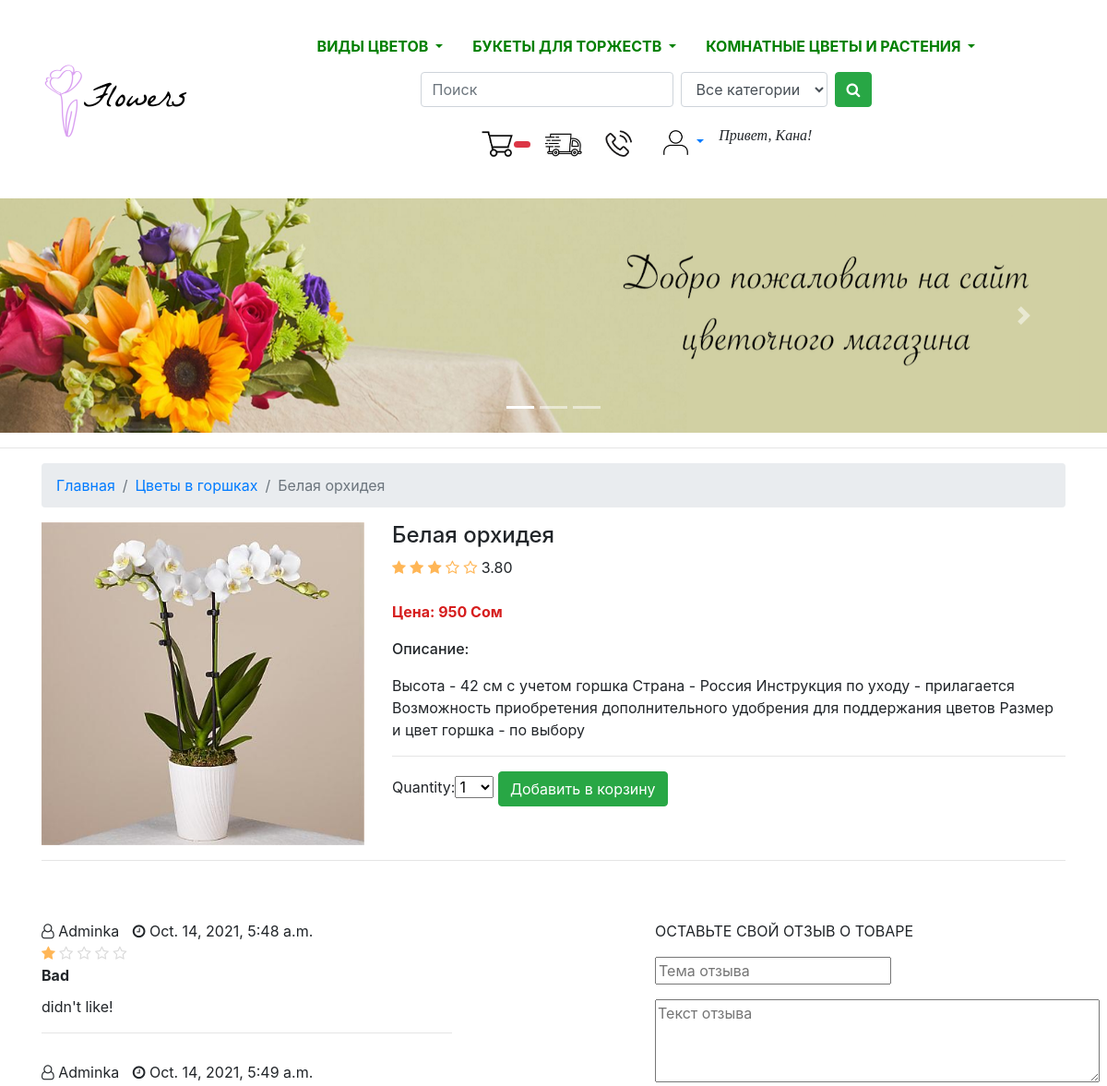
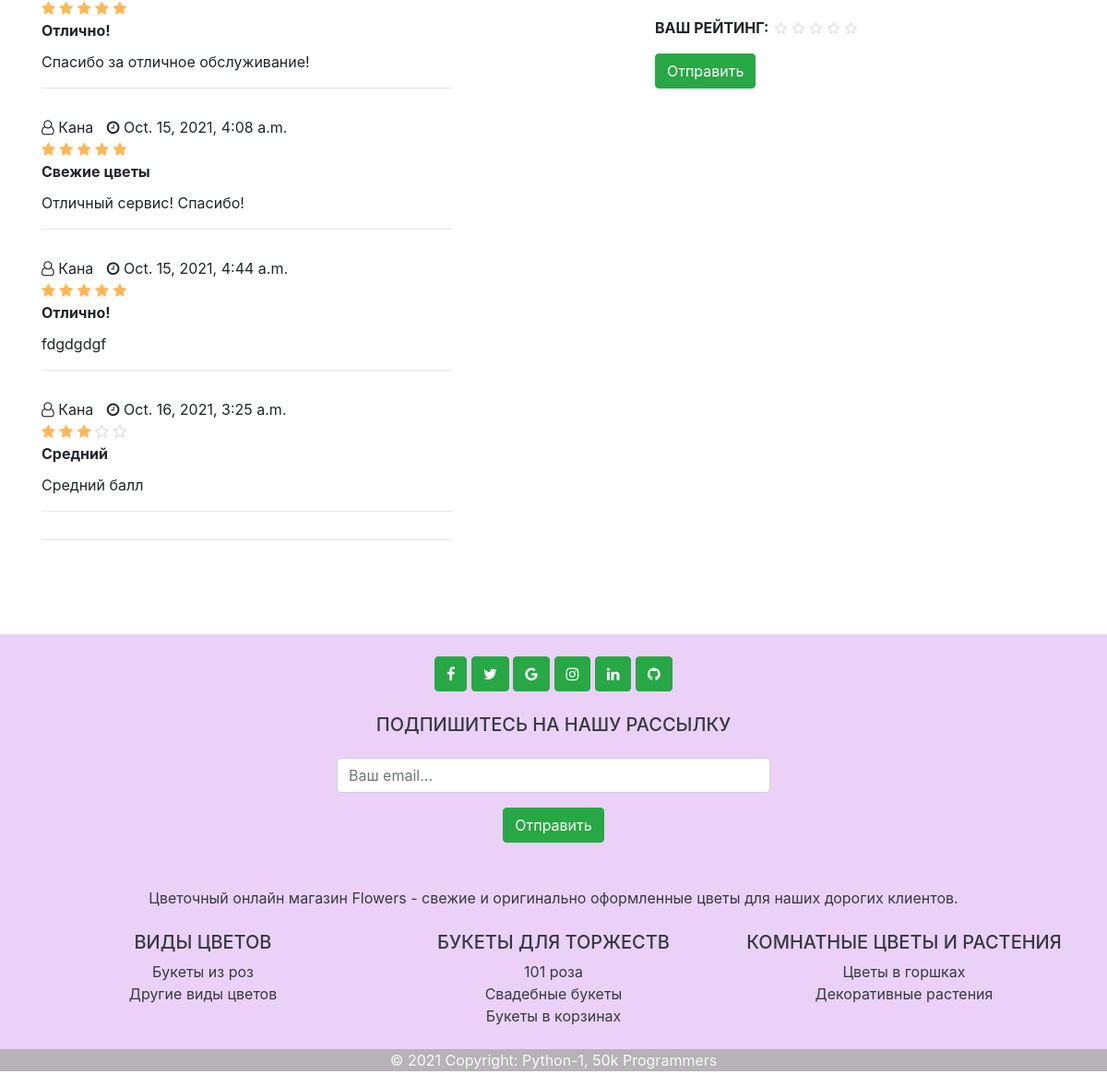
Page /8/belaya-orhideya/ (signed in) on the committed database (2 pictures, top to bottom).
### mainapp/models.py (models this page shows, shortened)
class Product(models.Model):
    name = models.CharField(max_length=200, verbose_name="Название товара")
    category = models.ForeignKey(Category, verbose_name="Категория",on_delete=models.CASCADE)
    slug = models.SlugField(max_length=200, db_index=True)
    image = models.ImageField(upload_to='media', blank=True, verbose_name="Картинка")
    description = models.TextField(blank=True, verbose_name="Описание")
    price = models.IntegerField(default=0, verbose_name="Цена")
    stock = models.PositiveIntegerField(verbose_name="Количество в наличии")
    available = models.BooleanField(default=True, verbose_name="Доступен")
    created = models.DateTimeField(auto_now_add=True, verbose_name='Создан')
    updated = models.DateTimeField(auto_now=True, verbose_name='Обновлен')
    def averagereview(self):
        reviews = Comment.objects.filter(product=self, status='True').aggregate(average=Avg('rate'))
        avg=0
        if reviews["average"] is not None:
            avg=float(reviews["average"])
        return avg
    class Meta:
        ordering = ['name']
        index_together = [
            ['id', 'slug']
        ]
        verbose_name = 'Товар'
        verbose_name_plural = 'Товары'

class Category(models.Model):
    name = models.CharField(max_length=200, db_index=True, verbose_name='Имя категории')
    slug = models.SlugField(max_length=200, db_index=True, unique=True)
    class Meta:
        ordering = ['name']
        verbose_name = 'Категория'
        verbose_name_plural = 'Категории'
    def get_absolute_url(self):
        return reverse('mainapp:category-list', args=[self.slug])

class Comment(models.Model):
    STATUS = (
        ('New', 'New'),
        ('True', 'True'),
        ('False', 'False'),
    )
    product=models.ForeignKey(Product,on_delete=models.CASCADE)
    user = models.ForeignKey(User, on_delete=models.CASCADE)
    subject = models.CharField(max_length=50, blank=True)
    comment = models.CharField(max_length=250,blank=True)
    rate = models.IntegerField(default=1)
    ip = models.CharField(max_length=20, blank=True)
    status=models.CharField(max_length=10,choices=STATUS, default='New')
    create_at=models.DateTimeField(auto_now_add=True)
    update_at=models.DateTimeField(auto_now=True)
    class Meta:
        verbose_name = 'Отзыв'
        verbose_name_plural = 'Отзывы'

### mainapp/views.py (the view)
# urls.py: path('<int:id>/<product_slug>/', views.product_detail, name='product-detail'),
def product_detail(request, id, product_slug):
    query = request.GET.get('q')
    product = get_object_or_404(Product, id=id, slug=product_slug, available=True)
    cart_product_form = CartAddProductForm()
    comments = Comment.objects.filter(product_id=id,status='True')
    return render(request, 'product/productdetail.html', {
        'product': product,
        'cart_product_form': cart_product_form,
        'comments': comments})

### cart/forms.py
class CartAddProductForm(forms.Form):
    quantity = forms.TypedChoiceField(choices=PRODUCT_QUANTITY_CHOICES, coerce=int)
    update = forms.BooleanField(required=False, initial=False, widget=forms.HiddenInput)

### contact/forms.py
class ContactForm(forms.ModelForm):
    class Meta:
        model = Contact
        fields = ("email",)
        widgets = {
            "email": forms.TextInput(attrs={"class": "editContent", "placeholder": "Ваш email...", 'style':'max-width: 20em' 'justify-content:center'})
        }
        labels = {
            "email": ''
        }

### cart/context_processors.py (called while the page is built)
def cart(request):
    return {'cart': Cart(request)}

### contact/templatetags/contact_tags.py (called while the page is built)
@register.inclusion_tag("contact/tags/forms.html")
def contact_form():
    return {"contact_form": ContactForm()}

### mainapp/templates/product/productdetail.html (shortened to what this page needs)
{% extends 'base.html' %}
{% load static %}
{% block content %}
<link rel="stylesheet" href="styles.css">
<div class="container">
  <nav aria-label="breadcrumb" class="mt-3">
    <ol class="breadcrumb">
      <li class="breadcrumb-item"><a href="{% url 'mainapp:product-list' %}">Главная</a></li>
      <li class="breadcrumb-item"><a href="{{ product.category.get_absolute_url }}">{{ product.category.name }}</a></li>
      <li class="breadcrumb-item active" aria-current="page">{{ product.name }}</li>
    </ol>
  </nav>
  <div class="row">
    <div class="col-md-4">
        <img src="{{ product.image.url }}" class="img-fluid">
    </div>
    <div class="col-md-8">
      <h4>{{ product.name }}</h4>
      <div class="product-rating">
        <i class="fa fa-star{% if product.averagereview < 1%}-o empty{% endif%}"></i>
        <i class="fa fa-star{% if product.averagereview < 2%}-o empty{% endif%}"></i>
        <i class="fa fa-star{% if product.averagereview < 3%}-o empty{% endif%}"></i>
        <i class="fa fa-star{% if product.averagereview < 4%}-o empty{% endif%}"></i>
        <i class="fa fa-star{% if product.averagereview < 5%}-o empty{% endif%}"></i>
        {{ product.averagereview |stringformat:".2f" }}
    </div>
      <br>
      <br>
      <p style="font-weight: bolder; color: rgb(214, 29, 29);">Цена: {{ product.price }} Сом</p>
      <p style="font-weight: 500;">Описание:</p>{{ product.description }}</p>
      <hr>
      <form action="{% url 'cart:add-to-cart' product.id %}" method="post">
        {{ cart_product_form }}
      <input type="submit" value="Добавить в корзину" class="btn btn-success">
      </form>
    </div>
<br>
<br>
  </div>
  <hr>
  <br>
  <br>
  <div id="tab2" class="tab-pane">
    <div class="row">
        <div class="col-md-5">
            <div class="product-reviews">
                {% for rs in comments %}
                    <div class="single-review">
                        <div class="review-heading">
                            <div><i class="fa fa-user-o"></i> {{ rs.user.username }}</div>
                            <div><i class="fa fa-clock-o"></i> {{ rs.create_at}}</div><br>
                            <div class="review-rating pull-right">
                                <i class="fa fa-star{% if rs.rate < 1 %}-o empty{% endif %}"></i>
                                <i class="fa fa-star{% if rs.rate < 2 %}-o empty{% endif %}"></i>
                                <i class="fa fa-star{% if rs.rate < 3 %}-o empty{% endif %}"></i>
                                <i class="fa fa-star{% if rs.rate < 4 %}-o empty{% endif %}"></i>
                                <i class="fa fa-star{% if rs.rate < 5 %}-o empty{% endif %}"></i>
                            </div><br>
                            <div><b>{{ rs.subject }}</b></div>
                        </div>
                        <div class="review-body">
                            <p>{{ rs.comment }}</p>
                            <hr>
                        </div>
                    </div>
                {% endfor %}
                <hr>
            </div>
        </div>
        <div class="col-md-2">
        </div>
        <div class="col-md-5">
            <p class="text-uppercase">Оставьте свой отзыв о товаре</p>
            <form class="review-form" action="{% url 'mainapp:addcomment' product.id %}" method="post">
                <div class="form-group">
                    <input name="subject" class="input" type="text" placeholder="Тема отзыва" />
                </div>
                <div class="form-group">
                    <textarea name="comment" class="input" placeholder="Текст отзыва" rows="10" cols="45"></textarea>
                </div>
                <div class="form-group">
                    <div class="input-rating">
                        <strong class="text-uppercase">Ваш рейтинг: </strong>
                        <div class="stars">
                          <input type="radio" id="star5" name="rate" value="5" /><label for="star5"></label>
                          <input type="radio" id="star4" name="rate" value="4" /><label for="star4"></label>
                          <input type="radio" id="star3" name="rate" value="3" /><label for="star3"></label>
                          <input type="radio" id="star2" name="rate" value="2" /><label for="star2"></label>
                          <input type="radio" id="star1" name="rate" value="1" /><label for="star1"></label>
                      </div>
                    </div>
                </div>
                {% if user.id is not None %}
                    <button class="btn btn-success">Отправить</button>
                {% else %}
                    <p>Авторизуйтесь пожалуйста, для того, чтобы оставлять отзывы...</p>
                    <a href="{% url 'account:login' %}"><p>Логин</p></a>
                    <a href="{% url 'account:register' %}"><p>Регистрация</p></a>
                {% endif %}
            </form>
        </div>
    </div>
</div>
<br>
<br>
<br>
</div>
{% endblock content %}

### mainapp/templates/navigationbar.html (shortened to what this page needs)
{% load static %}
{% load i18n %}
<!DOCTYPE html>
<html lang="en">
<head>
    <link rel="stylesheet" href="https://cdn.jsdelivr.net/npm/bootstrap@4.6.0/dist/css/bootstrap.min.css">
    <link rel="stylesheet" href="https://cdnjs.cloudflare.com/ajax/libs/font-awesome/4.7.0/css/font-awesome.min.css">
    <link rel="stylesheet" href="{% static 'css/styles.css' %}">
</head>
<body>
  <header>
    <nav class="navbar navbar-expand-lg navbar-light bg-white" style="padding: 30px; justify-content: center;">
        <a class="navbar-brand" href="{% url 'mainapp:product-list' %}"><img src="{% static 'media/logo2.png' %}" alt="Logo"></a>
        <div class="collapse navbar-collapse" id="navbarNavDropdown">
          <ul class="nav navbar-light" style="justify-content: center;">
            <li class="nav-item dropdown">
              <a class="nav-link dropdown-toggle text-uppercase" style="font-weight: bolder; color: green;" href="#" id="navbarDropdown" role="button" data-toggle="dropdown" aria-haspopup="true">
                Виды цветов
              </a>
            </li>
            <li class="nav-item dropdown">
              <a class="nav-link dropdown-toggle text-uppercase" style="font-weight: bolder; color: green;" href="#" id="navbarDropdown" role="button" data-toggle="dropdown" aria-haspopup="true" aria-expanded="false">
                Букеты для торжеств
              </a>
            </li>
            <li class="nav-item dropdown">
              <a class="nav-link dropdown-toggle text-uppercase" style="font-weight: bolder; color: green;" href="#" id="navbarDropdown" role="button" data-toggle="dropdown" aria-haspopup="true" aria-expanded="false">
                Комнатные цветы и растения
              </a>
            </li>
            <nav class="navbar navbar-light bg-white">
              <div class="header-search">
                <form action="{% url 'search:product_search' %}" class="form-inline" method="post">
                    <input id="query" name="query" class="form-control mr-sm-2" type="text" placeholder="Поиск">
                    <select name="catid"  class="form-control mr-sm-2">
                        <option value="0">{% trans "Все категории" %}</option>
                    </select>
                    <button class="btn btn-success"><i class="fa fa-search"></i></button>
                </form>
            </div>
            </nav>
            <nav class="navbar navbar-light bg-white">
              <div class="container">
                <a class="navbar-brand" href="{% url "cart:cart-detail" %}">
                  <img src="{% static 'media/basket.png' %}" alt="" width="36"><span class="badge badge-pill badge-danger">
                  </span>
                </a>
                <a class="navbar-brand" href="{% url 'mainapp:delivery' %}">
                  <img src="{% static 'media/delivery.jpg' %}" alt="" width="40">
                </a>
                <a class="navbar-brand" href="{% url 'mainapp:contactus' %}">
                  <img src="{% static 'media/contact_icon.jpeg' %}" alt="" width="30">
                </a>
                <div class="" id="navbarNavDropdown">
                  <ul class="nav navbar-collapse">
                    <li class="nav-item dropdown">
                      <a class="nav-link dropdown-toggle" href="#" id="navbarDropdown" role="button" data-toggle="dropdown" aria-haspopup="true">
                        <img src="{% static 'media/profile.png' %}" width="29">
                      </a>
                    </li>
                  </ul>
                </div>
                {% if user.is_authenticated %}
                  <li class="menu-right"><p style="font-style: italic; font-family: fantasy;">Привет, {{ user.username }}!</p></li>
                {% endif %}
            </nav>
    </nav>
  </header>
<div id="carouselExampleIndicators" class="carousel slide" data-ride="carousel" style="width: 100%;">
  <ol class="carousel-indicators">
    <li data-target="#carouselExampleIndicators" data-slide-to="0" class="active"></li>
    <li data-target="#carouselExampleIndicators" data-slide-to="1"></li>
    <li data-target="#carouselExampleIndicators" data-slide-to="2"></li>
  </ol>
  <div class="carousel-inner">
    <div class="carousel-item active">
      <img class="d-block w-100" src="{% static 'media/slide1.png' %}" alt="First slide">
    </div>
  </div>
    <a class="carousel-control-prev" href="#carouselExampleIndicators" role="button" data-slide="prev">
      <span class="carousel-control-prev-icon" aria-hidden="true"></span>
    </a>
    <a class="carousel-control-next" href="#carouselExampleIndicators" role="button" data-slide="next">
      <span class="carousel-control-next-icon" aria-hidden="true"></span>
    </a>
</div>
<hr>

### mainapp/static/css/styles.css (style rules this page uses)
.review-rating { float: left; height: 0px; padding: 0; }

### mainapp/templates/product/productdetail.html (style rules this page uses)
.product-reviews { margin-bottom: 30px; }
.product-rating { display: inline-block; }
.product-rating>i { color: #FFB656; }
.single-review { margin-bottom: 30px; }
.single-review .review-heading>div { display: inline-block; }
.single-review .review-heading>div+div { margin-left: 10px; }
.single-review .review-rating { display: inline-block; }
.single-review .review-rating>i { color: #FFB656; }
.single-review .review-rating>i.empty { color: #DADADA; }
.single-review .review-body { margin-top: 10px; }
.review-form textarea.input { height: 90px; }
.review-form .input-rating .stars { display: inline-block; vertical-align: top; }
.review-form .input-rating .stars>label { float: right; cursor: pointer; padding: 0px 3px; margin: 0px; -webkit-transition: 0.3s all; transition: 0.3s all; }
.review-form .input-rating .stars>label:before { content: "\f006"; font-family: FontAwesome; font-style: normal; font-weight: normal; color: #DADADA; font-size: 14px; -webkit-transition: 0.3s all; transition: 0.3s all; }

### rows in the picture
Product: category.name "Цветы в горшках", name "Белая орхидея", image (picture), averagereview "3.80", price "950", description "Высота - 42 см с учетом горшка Страна - Россия Инструкция по уходу - прилагается Возможность приобретения дополнительного удобрения для поддержания цветов Размер и цвет горшка - по выбору"
Comment: user.username "Adminka", create_at "Oct. 14, 2021, 5:48 a.m.", rate 1 (drawn), subject "Bad", comment "didn't like!"
Comment: user.username "Adminka", create_at "Oct. 14, 2021, 5:49 a.m.", rate 5 (drawn), subject "Отлично!", comment "Спасибо за отличное обслуживание!"
Comment: user.username "Кана", create_at "Oct. 15, 2021, 4:08 a.m.", rate 5 (drawn), subject "Свежие цветы", comment "Отличный сервис! Спасибо!"
Comment: user.username "Кана", create_at "Oct. 15, 2021, 4:44 a.m.", rate 5 (drawn), subject "Отлично!", comment "fdgdgdgf"
Comment: user.username "Кана", create_at "Oct. 16, 2021, 3:25 a.m.", rate 3 (drawn), subject "Средний", comment "Средний балл"

### other values in the picture
{{ user.username }} "Кана"
